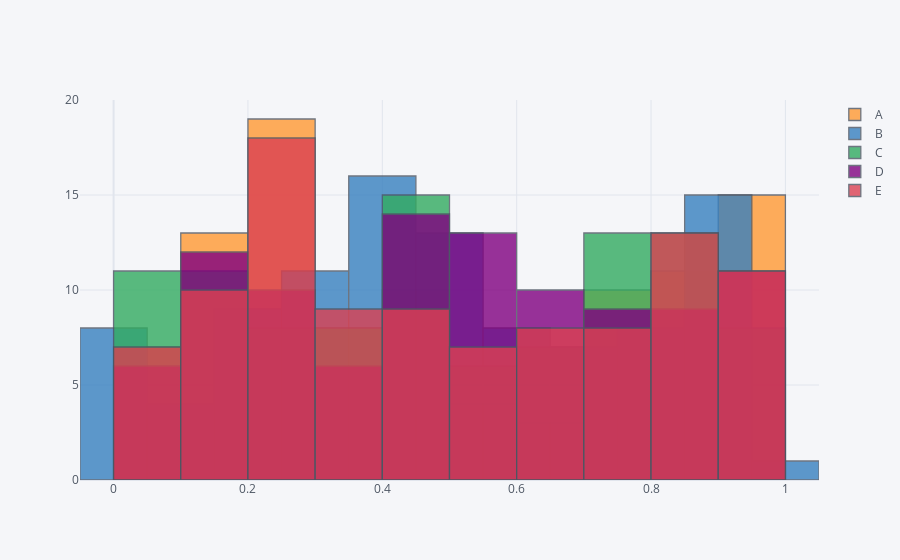

The code cell stored with this chart in its notebook:
### Code cell
df.iplot(kind='histogram')
